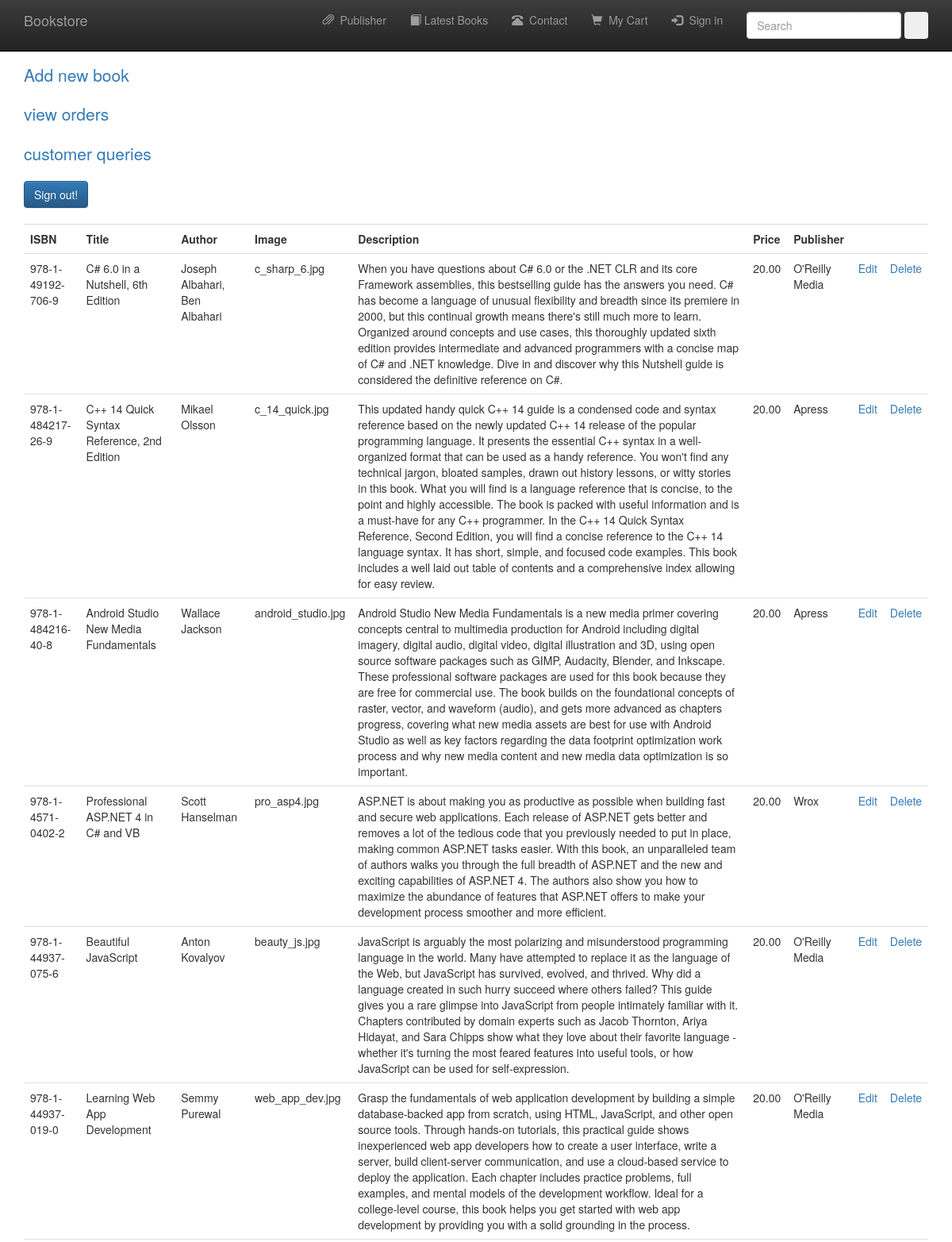
Page /bookshop/admin_book.php (signed in, upper part) on the committed database.
### tables this page shows
CREATE TABLE `books` (
  `book_isbn` varchar(20) NOT NULL,
  `book_title` varchar(60) DEFAULT NULL,
  `book_author` varchar(60) DEFAULT NULL,
  `book_image` varchar(40) DEFAULT NULL,
  `book_descr` text,
  `book_price` decimal(6,2) NOT NULL,
  `publisherid` int(10) UNSIGNED NOT NULL
);

CREATE TABLE `publisher` (
  `publisherid` int(10) UNSIGNED NOT NULL,
  `publisher_name` varchar(60) NOT NULL
);

### bookshop/functions/database_functions.php (called while the page is built, shortened)
<?php
	function getPubName($conn, $pubid){
		$query = "SELECT publisher_name FROM publisher WHERE publisherid = '$pubid'";
		$result = mysqli_query($conn, $query);
		$row = mysqli_fetch_assoc($result);
		return $row['publisher_name'];
	}
	function getAll($conn){
		$query = "SELECT * from books ORDER BY book_isbn DESC";
		$result = mysqli_query($conn, $query);
		return $result;
	}
?>

### bookshop/admin_book.php (the view, shortened to what this page needs)
<?php
	require_once "./template/header.php";
	require_once "./functions/database_functions.php";
	$conn = db_connect();
	$result = getAll($conn);
?>
	<p class="lead"><a href="admin_add.php">Add new book</a></p>
	<p class="lead"><a href="admin_order.php">view orders</a></p>
	<p class="lead"><a href="question.php">customer queries</a></p>
	<a href="admin_signout.php" class="btn btn-primary">Sign out!</a>
	<table class="table" style="margin-top: 20px">
		<tr>
			<th>ISBN</th>
			<th>Title</th>
			<th>Author</th>
			<th>Image</th>
			<th>Description</th>
			<th>Price</th>
			<th>Publisher</th>
			<th>&nbsp;</th>
			<th>&nbsp;</th>
		</tr>
		<?php while($row = mysqli_fetch_assoc($result)){ ?>
		<tr>
			<td><?php echo $row['book_isbn']; ?></td>
			<td><?php echo $row['book_title']; ?></td>
			<td><?php echo $row['book_author']; ?></td>
			<td><?php echo $row['book_image']; ?></td>
			<td><?php echo $row['book_descr']; ?></td>
			<td><?php echo $row['book_price']; ?></td>
			<td><?php echo getPubName($conn, $row['publisherid']); ?></td>
			<td><a href="admin_edit.php?bookisbn=<?php echo $row['book_isbn']; ?>">Edit</a></td>
			<td><a href="admin_delete.php?bookisbn=<?php echo $row['book_isbn']; ?>">Delete</a></td>
		</tr>
		<?php } ?>
	</table>
<?php
	require_once "./template/footer.php";
?>

### rows in the picture
books: book_isbn "978-1-49192-706-9", book_title "C# 6.0 in a Nutshell, 6th Edition", book_author "Joseph Albahari, Ben Albahari", book_image "c_sharp_6.jpg", book_descr "When you have questions about C# 6.0 or the .NET CLR and its core Framework assemblies, this bestselling guide has the answers you need. C# has become a language of unusual flexibility and breadth since its premiere in 2000, but this continual growth means there's still much more to learn. Organized around concepts and use cases, this thoroughly updated sixth edition provides intermediate and advanced programmers with a concise map of C# and .NET knowledge. Dive in and discover why this Nutshell guide is considered the definitive reference on C#.", book_price "20.00", publisherid.publisher_name "O'Reilly Media"
books: book_isbn "978-1-484217-26-9", book_title "C++ 14 Quick Syntax Reference, 2nd Edition", book_author "Mikael Olsson", book_image "c_14_quick.jpg", book_descr "This updated handy quick C++ 14 guide is a condensed code and syntax reference based on the newly updated C++ 14 release of the popular programming language. It presents the essential C++ syntax in a well-organized format that can be used as a handy reference. You won't find any technical jargon, bloated samples, drawn out history lessons, or witty stories in this book. What you will find is a language reference that is concise, to the point and highly accessible. The book is packed with useful information and is a must-have for any C++ programmer. In the C++ 14 Quick Syntax Reference, Second Edition, you will find a concise reference to the C++ 14 language syntax. It has short, simple, and…", book_price "20.00", publisherid.publisher_name "Apress"
books: book_isbn "978-1-484216-40-8", book_title "Android Studio New Media Fundamentals", book_author "Wallace Jackson", book_image "android_studio.jpg", book_descr "Android Studio New Media Fundamentals is a new media primer covering concepts central to multimedia production for Android including digital imagery, digital audio, digital video, digital illustration and 3D, using open source software packages such as GIMP, Audacity, Blender, and Inkscape. These professional software packages are used for this book because they are free for commercial use. The book builds on the foundational concepts of raster, vector, and waveform (audio), and gets more advanced as chapters progress, covering what new media assets are best for use with Android Studio as well as key factors regarding the data footprint optimization work process and why new media content…", book_price "20.00", publisherid.publisher_name "Apress"
books: book_isbn "978-1-4571-0402-2", book_title "Professional ASP.NET 4 in C# and VB", book_author "Scott Hanselman", book_image "pro_asp4.jpg", book_descr "ASP.NET is about making you as productive as possible when building fast and secure web applications. Each release of ASP.NET gets better and removes a lot of the tedious code that you previously needed to put in place, making common ASP.NET tasks easier. With this book, an unparalleled team of authors walks you through the full breadth of ASP.NET and the new and exciting capabilities of ASP.NET 4. The authors also show you how to maximize the abundance of features that ASP.NET offers to make your development process smoother and more efficient.", book_price "20.00", publisherid.publisher_name "Wrox"
books: book_isbn "978-1-44937-075-6", book_title "Beautiful JavaScript", book_author "Anton Kovalyov", book_image "beauty_js.jpg", book_descr "JavaScript is arguably the most polarizing and misunderstood programming language in the world. Many have attempted to replace it as the language of the Web, but JavaScript has survived, evolved, and thrived. Why did a language created in such hurry succeed where others failed? This guide gives you a rare glimpse into JavaScript from people intimately familiar with it. Chapters contributed by domain experts such as Jacob Thornton, Ariya Hidayat, and Sara Chipps show what they love about their favorite language - whether it's turning the most feared features into useful tools, or how JavaScript can be used for self-expression.", book_price "20.00", publisherid.publisher_name "O'Reilly Media"
books: book_isbn "978-1-44937-019-0", book_title "Learning Web App Development", book_author "Semmy Purewal", book_image "web_app_dev.jpg", book_descr "Grasp the fundamentals of web application development by building a simple database-backed app from scratch, using HTML, JavaScript, and other open source tools. Through hands-on tutorials, this practical guide shows inexperienced web app developers how to create a user interface, write a server, build client-server communication, and use a cloud-based service to deploy the application. Each chapter includes practice problems, full examples, and mental models of the development workflow. Ideal for a college-level course, this book helps you get started with web app development by providing you with a solid grounding in the process.", book_price "20.00", publisherid.publisher_name "O'Reilly Media"
